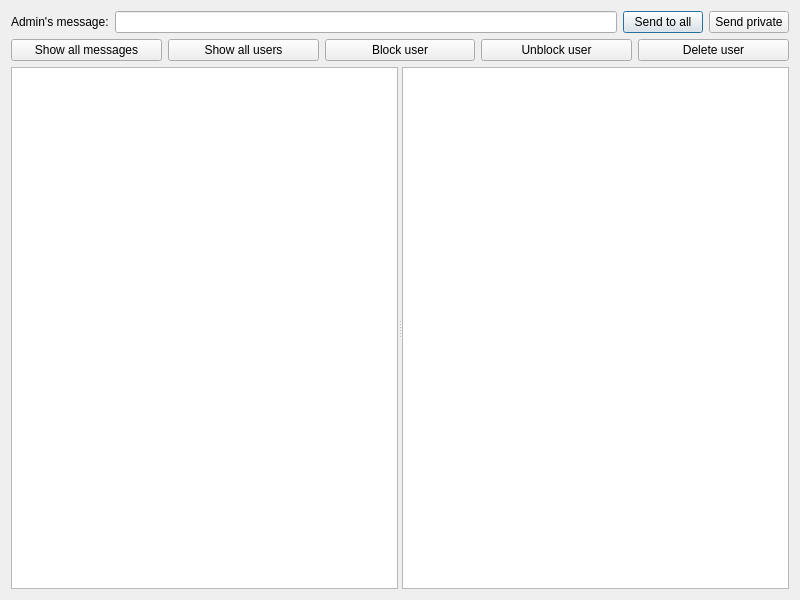
<?xml version="1.0" encoding="UTF-8"?>
<ui version="4.0">
 <class>ServerMainWindow</class>
 <widget class="QDialog" name="ServerMainWindow">
  <property name="geometry">
   <rect>
    <x>0</x>
    <y>0</y>
    <width>800</width>
    <height>600</height>
   </rect>
  </property>
  <property name="windowTitle">
   <string>Dialog</string>
  </property>
  <layout class="QVBoxLayout" name="verticalLayout" stretch="0,0,1">
   <item>
    <layout class="QHBoxLayout" name="horizontalLayout">
     <item>
      <widget class="QLabel" name="message">
       <property name="text">
        <string>Admin's message:</string>
       </property>
      </widget>
     </item>
     <item>
      <widget class="QLineEdit" name="messageLineEdit"/>
     </item>
     <item>
      <widget class="QPushButton" name="sendMessageButton">
       <property name="text">
        <string>Send to all</string>
       </property>
      </widget>
     </item>
     <item>
      <widget class="QPushButton" name="privateMessageSendButton">
       <property name="text">
        <string>Send private</string>
       </property>
      </widget>
     </item>
    </layout>
   </item>
   <item>
    <layout class="QHBoxLayout" name="horizontalLayout_2">
     <item>
      <widget class="QPushButton" name="showMessageListButton">
       <property name="text">
        <string>Show all messages</string>
       </property>
      </widget>
     </item>
     <item>
      <widget class="QPushButton" name="showUserListButton">
       <property name="text">
        <string>Show all users</string>
       </property>
      </widget>
     </item>
     <item>
      <widget class="QPushButton" name="blockUserButton">
       <property name="text">
        <string>Block user</string>
       </property>
      </widget>
     </item>
     <item>
      <widget class="QPushButton" name="unblockUserButton">
       <property name="text">
        <string>Unblock user</string>
       </property>
      </widget>
     </item>
     <item>
      <widget class="QPushButton" name="deleteUserButton">
       <property name="text">
        <string>Delete user</string>
       </property>
      </widget>
     </item>
    </layout>
   </item>
   <item>
    <widget class="QSplitter" name="splitter">
     <property name="orientation">
      <enum>Qt::Orientation::Horizontal</enum>
     </property>
     <widget class="QTextBrowser" name="commonChatBrowser"/>
     <widget class="QTextBrowser" name="userListBrowser"/>
    </widget>
   </item>
  </layout>
 </widget>
 <resources/>
 <connections/>
</ui>
